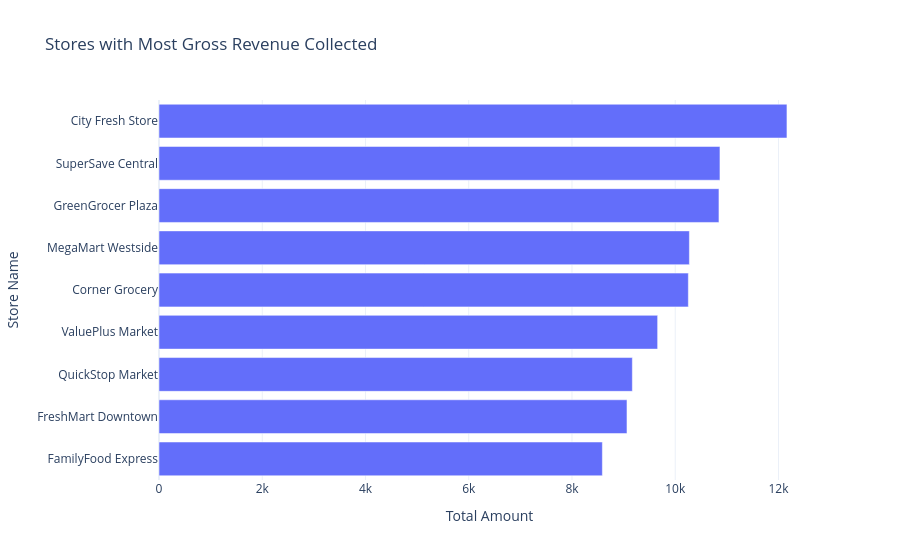
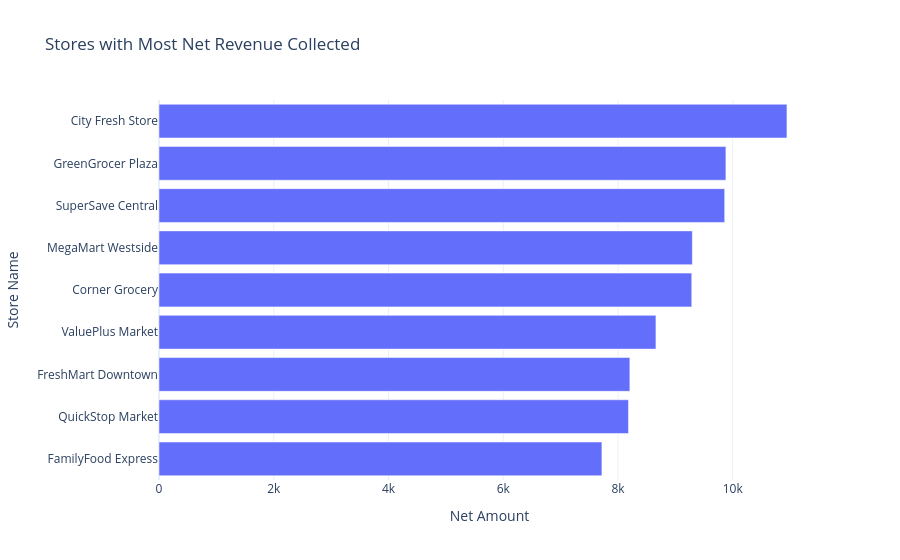
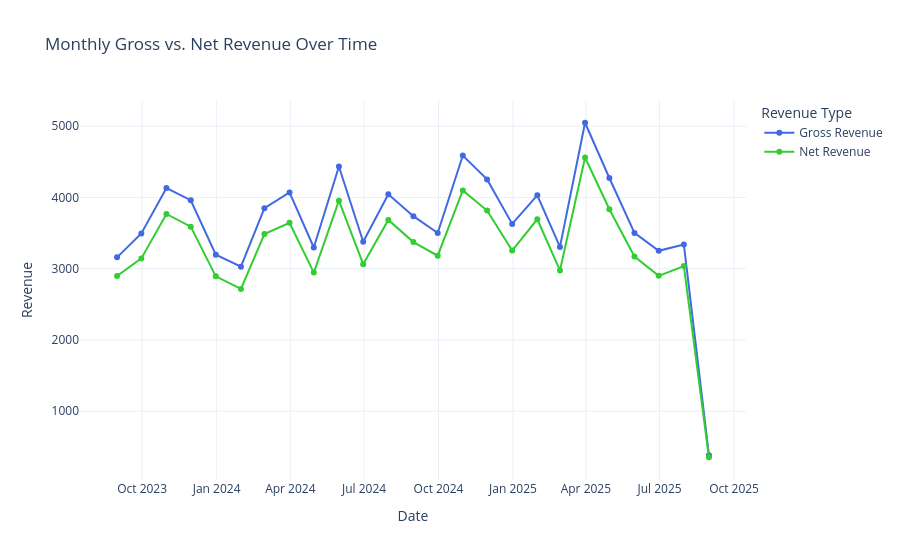

The cell these charts' notebook holds for them, in order:
### Code cell
print("\n=== REVENUE ANALYSIS ===")

# 1. Total Revenue
total_revenue = df['total_amount'].sum()
print(f"Total Gross Revenue: {total_revenue}")

# 2. Revenue Collected By Store
# Gross Revenue
store_revenue_gross = df.groupby('store_name')['total_amount'].sum().sort_values(ascending=False).reset_index()

fig = px.bar(
    store_revenue_gross,
    y='store_name',
    x='total_amount',
    title='Stores with Most Gross Revenue Collected',
    labels={'store_name': 'Store Name', 'total_amount': 'Total Amount'},
    template='plotly_white',
    orientation='h'
)
fig.update_layout(yaxis={'categoryorder':'total ascending'})
fig.write_html("C:\\Users\\abhi1\\store_gross_revenue.html")
fig.show()

# Net Revenue
store_revenue_net = df.groupby('store_name')['final_amount'].sum().sort_values(ascending=False).reset_index()

fig = px.bar(
    store_revenue_net,
    y='store_name',
    x='final_amount',
    title='Stores with Most Net Revenue Collected',
    labels={'store_name': 'Store Name', 'final_amount': 'Net Amount'},
    template='plotly_white',
    orientation='h'
)
fig.update_layout(yaxis={'categoryorder': 'total ascending'})
fig.write_html("C:\\Users\\abhi1\\store_net_revenue.html")
fig.show()

# 3. Revenue Over Time
monthly_revenue = df.set_index('transaction_date').resample('M')[['total_amount', 'final_amount']].sum().reset_index()

fig = go.Figure()

# Gross Revenue
fig.add_trace(go.Scatter(
    x=monthly_revenue['transaction_date'],
    y=monthly_revenue['total_amount'],
    mode='lines+markers',
    name='Gross Revenue',
    line=dict(color='royalblue')
))

# Net Revenue
fig.add_trace(go.Scatter(
    x=monthly_revenue['transaction_date'],
    y=monthly_revenue['final_amount'],
    mode='lines+markers',
    name='Net Revenue',
    line=dict(color='limegreen')
))

fig.update_layout(
    title='Monthly Gross vs. Net Revenue Over Time',
    xaxis_title='Date',
    yaxis_title='Revenue',
    template='plotly_white',
    legend=dict(title='Revenue Type')
)
fig.write_html("C:\\Users\\abhi1\\monthly_revenue_over_time.html")
fig.show()

### Figure 1 — Plotly figure (JSON) as saved in the notebook; plotly's stock layout.template omitted (floating-point values rounded to 4 significant figures)
{"data": [{"hovertemplate": "Total Amount=%{x}<br>Store Name=%{y}<extra></extra>", "legendgroup": "", "marker": {"color": "#636efa", "pattern": {"shape": ""}}, "name": "", "orientation": "h", "showlegend": false, "textposition": "auto", "type": "bar", "x": [12160.0, 10870.0, 10850.0, 10270.0, 10250.0, 9659.0, 9169.0, 9065.0, 8588.0], "xaxis": "x", "y": ["City Fresh Store", "SuperSave Central", "GreenGrocer Plaza", "MegaMart Westside", "Corner Grocery", "ValuePlus Market", "QuickStop Market", "FreshMart Downtown", "FamilyFood Express"], "yaxis": "y"}], "layout": {"barmode": "relative", "legend": {"tracegroupgap": 0}, "title": {"text": "Stores with Most Gross Revenue Collected"}, "xaxis": {"anchor": "y", "domain": [0, 1], "title": {"text": "Total Amount"}}, "yaxis": {"anchor": "x", "categoryorder": "total ascending", "domain": [0, 1], "title": {"text": "Store Name"}}}}

### Figure 2 — Plotly figure (JSON) as saved in the notebook; plotly's stock layout.template omitted (floating-point values rounded to 4 significant figures)
{"data": [{"hovertemplate": "Net Amount=%{x}<br>Store Name=%{y}<extra></extra>", "legendgroup": "", "marker": {"color": "#636efa", "pattern": {"shape": ""}}, "name": "", "orientation": "h", "showlegend": false, "textposition": "auto", "type": "bar", "x": [10940.0, 9881.0, 9860.0, 9296.0, 9286.0, 8661.0, 8207.0, 8183.0, 7719.0], "xaxis": "x", "y": ["City Fresh Store", "GreenGrocer Plaza", "SuperSave Central", "MegaMart Westside", "Corner Grocery", "ValuePlus Market", "FreshMart Downtown", "QuickStop Market", "FamilyFood Express"], "yaxis": "y"}], "layout": {"barmode": "relative", "legend": {"tracegroupgap": 0}, "title": {"text": "Stores with Most Net Revenue Collected"}, "xaxis": {"anchor": "y", "domain": [0, 1], "title": {"text": "Net Amount"}}, "yaxis": {"anchor": "x", "categoryorder": "total ascending", "domain": [0, 1], "title": {"text": "Store Name"}}}}

### Figure 3 — Plotly figure (JSON) as saved in the notebook; plotly's stock layout.template omitted (floating-point values rounded to 4 significant figures)
{"data": [{"line": {"color": "royalblue"}, "mode": "lines+markers", "name": "Gross Revenue", "type": "scatter", "x": ["2023-08-31T00:00:00.000000000", "2023-09-30T00:00:00.000000000", "2023-10-31T00:00:00.000000000", "2023-11-30T00:00:00.000000000", "2023-12-31T00:00:00.000000000", "2024-01-31T00:00:00.000000000", "2024-02-29T00:00:00.000000000", "2024-03-31T00:00:00.000000000", "2024-04-30T00:00:00.000000000", "2024-05-31T00:00:00.000000000", "2024-06-30T00:00:00.000000000", "2024-07-31T00:00:00.000000000", "2024-08-31T00:00:00.000000000", "2024-09-30T00:00:00.000000000", "2024-10-31T00:00:00.000000000", "2024-11-30T00:00:00.000000000", "2024-12-31T00:00:00.000000000", "2025-01-31T00:00:00.000000000", "2025-02-28T00:00:00.000000000", "2025-03-31T00:00:00.000000000", "2025-04-30T00:00:00.000000000", "2025-05-31T00:00:00.000000000", "2025-06-30T00:00:00.000000000", "2025-07-31T00:00:00.000000000", "2025-08-31T00:00:00.000000000"], "y": [3159.0, 3494.0, 4133.0, 3961.0, 3197.0, 3028.0, 3850.0, 4070.0, 3298.0, 4435.0, 3378.0, 4043.0, 3737.0, 3501.0, 4589.0, 4253.0, 3629.0, 4030.0, 3306.0, 5049.0, 4273.0, 3503.0, 3251.0, 3341.0, 380.0]}, {"line": {"color": "limegreen"}, "mode": "lines+markers", "name": "Net Revenue", "type": "scatter", "x": ["2023-08-31T00:00:00.000000000", "2023-09-30T00:00:00.000000000", "2023-10-31T00:00:00.000000000", "2023-11-30T00:00:00.000000000", "2023-12-31T00:00:00.000000000", "2024-01-31T00:00:00.000000000", "2024-02-29T00:00:00.000000000", "2024-03-31T00:00:00.000000000", "2024-04-30T00:00:00.000000000", "2024-05-31T00:00:00.000000000", "2024-06-30T00:00:00.000000000", "2024-07-31T00:00:00.000000000", "2024-08-31T00:00:00.000000000", "2024-09-30T00:00:00.000000000", "2024-10-31T00:00:00.000000000", "2024-11-30T00:00:00.000000000", "2024-12-31T00:00:00.000000000", "2025-01-31T00:00:00.000000000", "2025-02-28T00:00:00.000000000", "2025-03-31T00:00:00.000000000", "2025-04-30T00:00:00.000000000", "2025-05-31T00:00:00.000000000", "2025-06-30T00:00:00.000000000", "2025-07-31T00:00:00.000000000", "2025-08-31T00:00:00.000000000"], "y": [2898.0, 3144.0, 3768.0, 3590.0, 2892.0, 2716.0, 3487.0, 3644.0, 2945.0, 3955.0, 3063.0, 3685.0, 3373.0, 3182.0, 4098.0, 3816.0, 3255.0, 3694.0, 2975.0, 4560.0, 3835.0, 3171.0, 2900.0, 3037.0, 353.5]}], "layout": {"legend": {"title": {"text": "Revenue Type"}}, "title": {"text": "Monthly Gross vs. Net Revenue Over Time"}, "xaxis": {"title": {"text": "Date"}}, "yaxis": {"title": {"text": "Revenue"}}}}
